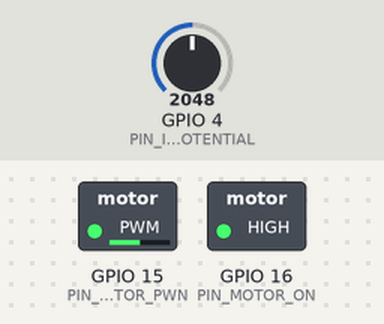
A program run on a simulated ESP32-S3. Parts: switched loads named in the program (green lamp = pin HIGH). Inputs (shaded band) come from the test bench; at power-on: GPIO 4 (PIN_IN_POTENTIAL) = 2048. What the program prints to the serial monitor is not drawn.

Above: at 1.2 s.
1.3 s: GPIO 4 (PIN_IN_POTENTIAL) set to 2866
At 1.7 s:
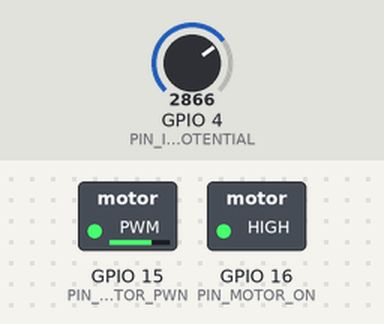
2.8 s: GPIO 4 (PIN_IN_POTENTIAL) set to 3603
At 4.0 s:
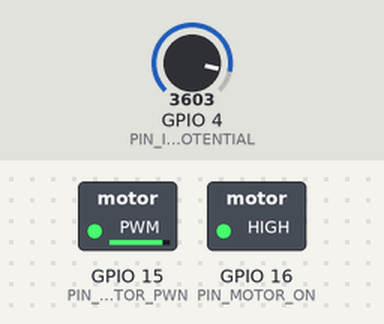
4.3 s: GPIO 4 (PIN_IN_POTENTIAL) set to 491
At 5.2 s:
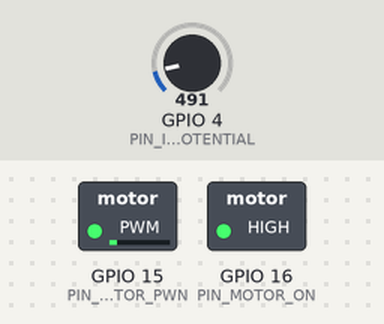
5.8 s: GPIO 4 (PIN_IN_POTENTIAL) set to 0
At 6.3 s:
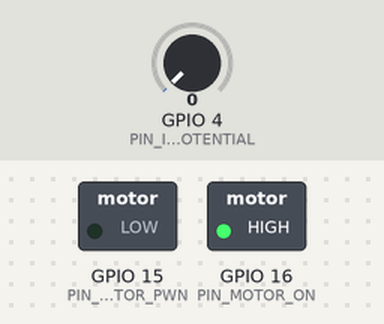
Timing chart, 0 to 8.3 s (numbered marks = the images above; inputs shaded):
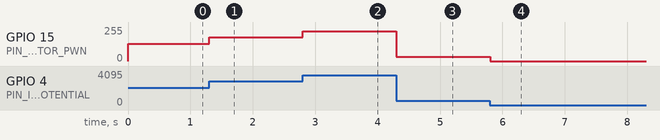

Measured:
- after the input at 1.3 s, GPIO 15 (PIN_MOTOR_PWN): 128/255 → 178/255 at once
- after the input at 2.8 s, GPIO 15 (PIN_MOTOR_PWN): 178/255 → 224/255 at once
- after the input at 4.3 s, GPIO 15 (PIN_MOTOR_PWN): 224/255 → 31/255 at once
- after the input at 5.8 s, GPIO 15 (PIN_MOTOR_PWN): 31/255 → 0/255 at once

The program:

main.cpp
```cpp
#include <Arduino.h>


#define PIN_IN_POTENTIAL 4
#define PIN_MOTOR_PWN 15
#define PIN_MOTOR_ON 16

constexpr uint32_t PWM_CHANNEL = 0;
constexpr uint32_t PWM_FREQ = 5000;
constexpr uint32_t PWM_RESOLUTION = 12;


void setup() {
  // Init variables
  // pinMode(PIN_IN_POTENTIAL, INPUT);
  // ledcAttachPin(PIN_MOTOR_PWN, MOTOR_FREQUENCY);
  ledcSetup(PWM_CHANNEL, PWM_FREQ, PWM_RESOLUTION);
  ledcAttachPin(PIN_MOTOR_PWN, PWM_CHANNEL);


  pinMode(PIN_MOTOR_ON, OUTPUT);
  digitalWrite(PIN_MOTOR_ON, true);

  Serial.begin(115200);
}


void loop() {
  // Читаєм данні з потенціометра
  // Налаштування duty cycle, відносно зчитанних данних
  int dutyCycle = analogRead(PIN_IN_POTENTIAL);


  // Формуєм PWM сигнал
  ledcWrite(PWM_CHANNEL, dutyCycle);
  Serial.printf("\nduty %d ;", dutyCycle);
}
```
